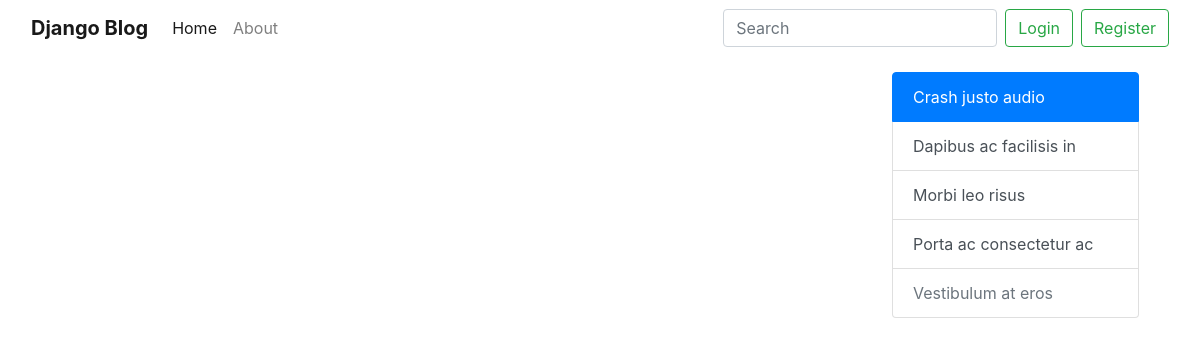
Before: / with the older database file.
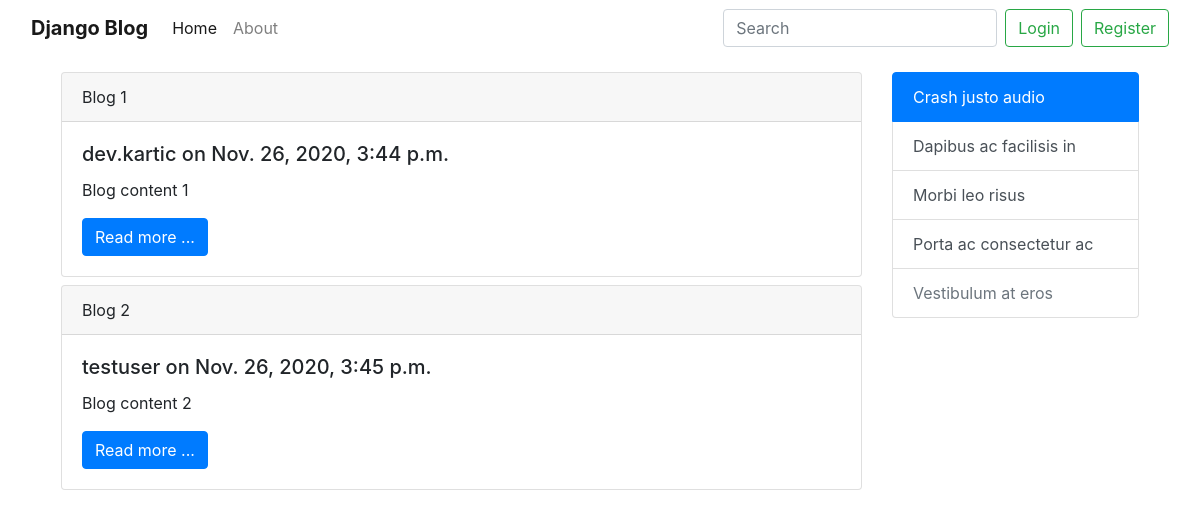
After: the same page with the newer database file.
### blog/models.py (models this page shows)
class Post(models.Model):
    title = models.CharField(max_length=100)
    content = models.TextField()
    date_posted = models.DateTimeField(default=timezone.now)
    author = models.ForeignKey(User, on_delete=models.CASCADE)

### blog/views.py (the view)
# urls.py: path('', views.home, name='blog-home'),
def home(request):
    contest = {
        'posts': Post.objects.all()
    }
    return render(request, 'blog/home.html', contest)

### blog/templates/blog/home.html
{% extends 'blog/base.html' %}
{% block content %}
    {% for post in posts %}
        <div class="card mb-2">
            <div class="card-header">
                {{ post.title }}
            </div>
            <div class="card-body">
                <h5 class="card-title">{{ post.author }} on {{ post.date_posted }}</h5>
                <p class="card-text">{{ post.content }}</p>
                <a href="#" class="btn btn-primary">Read more ...</a>
            </div>
        </div>
    {% endfor %}
{% endblock content %}

### blog/templates/blog/base.html (shortened to what this page needs)
{% load static %}
<!DOCTYPE html>
<html>
<head>
    <link rel="stylesheet" href="{% static 'bootstrap-4.4.1/css/bootstrap.min.css' %}">
</head>
<body>
<div class="container-fluid">
    <nav class="navbar navbar-expand-lg navbar-light bg-white">
        <a class="navbar-brand font-weight-bold" href="{% url 'blog-home' %}">Django Blog</a>
        <div class="collapse navbar-collapse" id="navbarSupportedContent">
            <ul class="navbar-nav mr-auto">
                <li class="nav-item active">
                    <a class="nav-link" href="{% url 'blog-home' %}">Home <span class="sr-only">(current)</span></a>
                </li>
                <li class="nav-item">
                    <a class="nav-link" href="{% url 'blog-about' %}">About</a>
                </li>
            </ul>
            <form class="form-inline my-2 my-lg-0">
                <input class="form-control mr-sm-2" type="search" placeholder="Search" aria-label="Search">
                <button class="btn btn-outline-success mr-sm-2" type="button">Login</button>
                <button class="btn btn-outline-success my-2 my-sm-0" type="button">Register</button>
            </form>
        </div>
    </nav>
</div>
<div class="container">
    <div class="row p-3">
        <div class="col-md-9">
            {% block content %} {% endblock %}
        </div>
        <div class="col-md-3">
            <div class="list-group">
                <a href="#" class="list-group-item list-group-item-action active">
                    Crash justo audio
                </a>
                <a href="#" class="list-group-item list-group-item-action">Dapibus ac facilisis in</a>
                <a href="#" class="list-group-item list-group-item-action">Morbi leo risus</a>
                <a href="#" class="list-group-item list-group-item-action">Porta ac consectetur ac</a>
                <a href="#" class="list-group-item list-group-item-action disabled" tabindex="-1" aria-disabled="true">Vestibulum
                    at eros</a>
            </div>
        </div>
    </div>
</div>
</body>
</html>

Changed rows visible on the page:
added Post: title "Blog 1", author "dev.kartic", date_posted "Nov. 26, 2020, 3:44 p.m.", content "Blog content 1"
added Post: title "Blog 2", author "testuser", date_posted "Nov. 26, 2020, 3:45 p.m.", content "Blog content 2"
